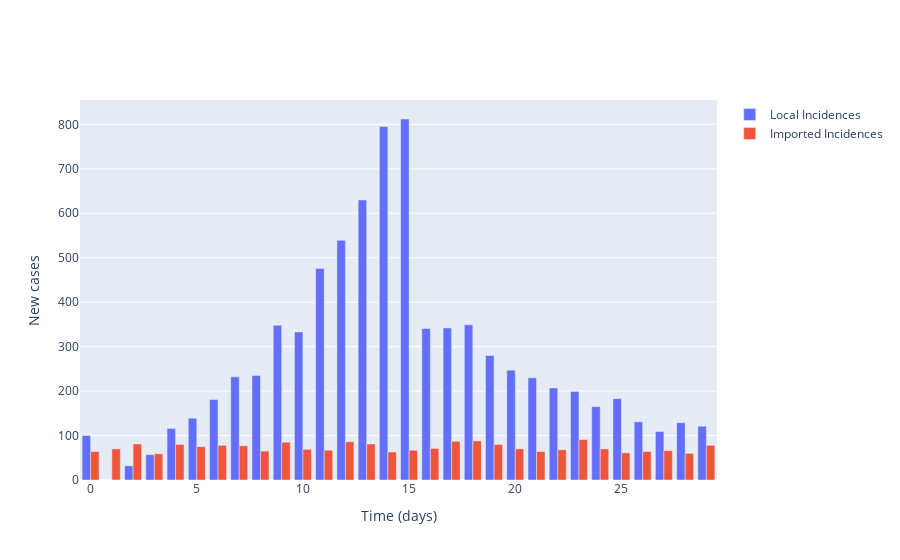

The notebook cell this image was saved under:
### Markdown cell above
## Plot local incidence numbers and imported cases

### Code cell
# Plot (bar chart cases each day)
fig = go.Figure()

# Plot of incidences
fig.add_trace(
    go.Bar(
        x=times,
        y=locally_infected_cases,
        name='Local Incidences'
    )
)

fig.add_trace(
    go.Bar(
        x=times,
        y=imported_cases,
        name='Imported Incidences'
    )
)

# Add axis labels
fig.update_layout(
    xaxis_title='Time (days)',
    yaxis_title='New cases'
)

fig.show()

### Figure 1 — Plotly figure (JSON) as saved in the notebook; plotly's stock layout.template omitted (floating-point values rounded to 4 significant figures)
{"data": [{"name": "Local Incidences", "type": "bar", "x": [0, 1, 2, 3, 4, 5, 6, 7, 8, 9, 10, 11, 12, 13, 14, 15, 16, 17, 18, 19, 20, 21, 22, 23, 24, 25, 26, 27, 28, 29], "y": [100, 0, 32, 57, 116, 139, 181, 232, 235, 348, 333, 476, 539, 630, 795, 812, 341, 342, 349, 280, 247, 230, 207, 199, 165, 183, 131, 109, 129, 121]}, {"name": "Imported Incidences", "type": "bar", "x": [0, 1, 2, 3, 4, 5, 6, 7, 8, 9, 10, 11, 12, 13, 14, 15, 16, 17, 18, 19, 20, 21, 22, 23, 24, 25, 26, 27, 28, 29], "y": [64, 70, 81, 59, 80, 75, 78, 77, 65, 85, 69, 67, 86, 81, 63, 67, 71, 87, 88, 80, 70, 64, 68, 91, 70, 61, 64, 66, 60, 78]}], "layout": {"xaxis": {"title": {"text": "Time (days)"}}, "yaxis": {"title": {"text": "New cases"}}}}
